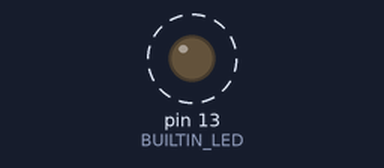
This sketch was run on a simulated Arduino Uno, built with avr-gcc and run on an emulated ATmega328P. Parts: output pins drawn as LEDs (lit = HIGH). Dashed ring = blinking.

Above: at 0.5 s.
Timing chart, 0 to 4.6 s (numbered marks = the images above):
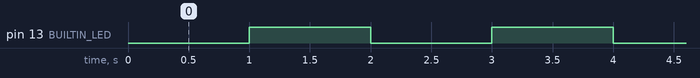

Measured:
- by itself, pin 13 (BUILTIN_LED): alternates HIGH for 1.0 s and LOW for 1.0 s

The sketch:

Led_on_off_blynk.ino
```cpp
// Define the built-in LED pin
#define BUILTIN_LED LED_BUILTIN  // LED_BUILTIN is GPIO2 for most ESP8266 boards

void setup() {
  pinMode(BUILTIN_LED, OUTPUT); // Set the LED pin as an output
}

void loop() {
  digitalWrite(BUILTIN_LED, LOW);  // Turn the LED ON (LOW is ON for built-in LED)
  delay(1000);                    // Wait for 1 second
  digitalWrite(BUILTIN_LED, HIGH); // Turn the LED OFF (HIGH is OFF for built-in LED)
  delay(1000);                    // Wait for 1 second
}
```
